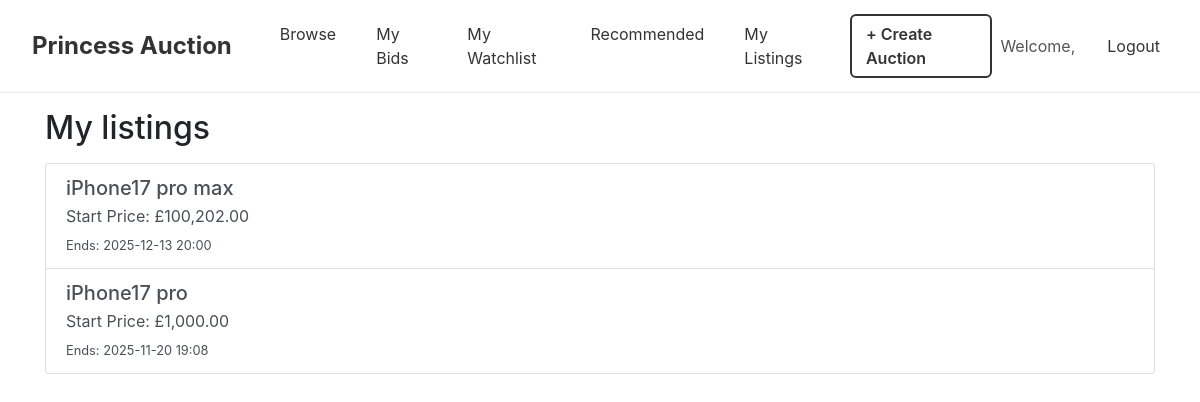
The app's page /mylistings.php (signed in) with its own data.
### tables this page shows
CREATE TABLE `auction` (
  `auction_id` int(11) NOT NULL,
  `item_id` int(11) NOT NULL,
  `start_price` decimal(10,2) NOT NULL CHECK (`start_price` > 0),
  `reserve_price` decimal(10,2) NOT NULL CHECK (`reserve_price` >= 0),
  `start_time` datetime DEFAULT current_timestamp(),
  `end_time` datetime NOT NULL,
  `status` enum('Sched','Live','Closed','Unsold') DEFAULT 'Sched'
);

CREATE TABLE `item` (
  `item_id` int(11) NOT NULL,
  `seller_id` int(11) NOT NULL,
  `category_id` int(11) DEFAULT NULL,
  `title` varchar(255) NOT NULL,
  `description` text DEFAULT NULL,
  `condition` enum('New','Used','Refurbished') NOT NULL DEFAULT 'Used',
  `date_created` datetime DEFAULT current_timestamp()
);

### mylistings.php (the view, shortened to what this page needs)
<?php include_once("header.php")?>
<div class="container">
<h2 class="my-3">My listings</h2>
<?php
$seller_id = $_SESSION['user_id'];
?>
<?php
$conn = connectDB();
$sql = "
    SELECT
        Item.item_id,
        Item.title,
        Item.description,
        Auction.start_price,
        Auction.end_time
    FROM Item
    JOIN Auction ON Item.item_id = Auction.item_id
    WHERE Item.seller_id = ?
    ORDER BY Auction.end_time DESC;
";
$stmt = $conn->prepare($sql);
$stmt->bind_param("i", $seller_id);
$stmt->execute();
$result = $stmt->get_result();
?>
  <?php
if ($result->num_rows === 0) {
    echo '<div class="alert alert-info">You have not created any listings yet.</div>';
} else {
    echo '<div class="list-group">';
    while ($row = $result->fetch_assoc()) {
        $item_id = $row['item_id'];
        $title = htmlspecialchars($row['title']);
        $price = number_format($row['start_price'], 2);
        $end_time = date("Y-m-d H:i", strtotime($row['end_time']));
        echo '
        <a href="listing.php?item_id=' . $item_id . '" class="list-group-item list-group-item-action">
            <h5 class="mb-1">' . $title . '</h5>
            <p class="mb-1">Start Price: £' . $price . '</p>
            <small>Ends: ' . $end_time . '</small>
        </a>';
    }
    echo '</div>';
}
?>
<?php include_once("footer.php"); ?>

### records on screen
auction: item.title "iPhone17 pro max", start_price "100,202.00", end_time "2025-12-13 20:00"
auction: item.title "iPhone17 pro", start_price "1,000.00", end_time "2025-11-20 19:08"
